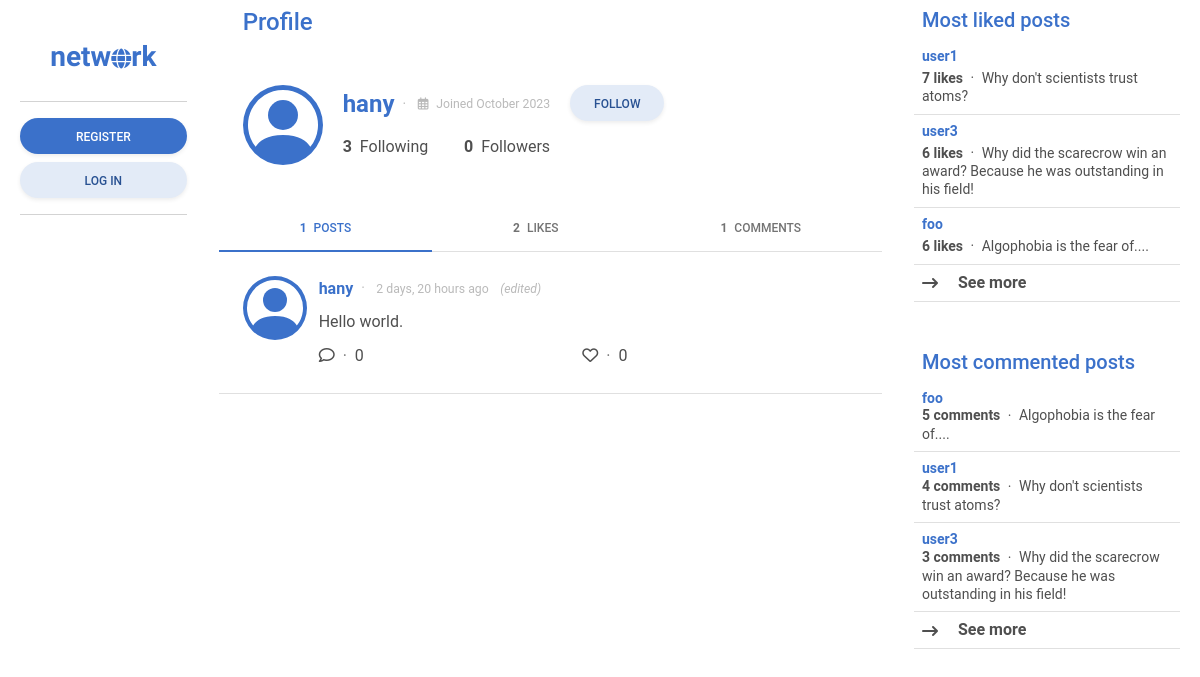
/profile/hany, run on the app's committed database.
### network/models.py (models this page shows, shortened)
class User(AbstractUser):
    pass
    date_joined = models.DateTimeField(auto_now_add=True)
    following = models.ManyToManyField("self", blank=True, related_name="followers", symmetrical=False)
    def most_followed_users():
        users = User.objects.annotate(follower_count=Count('followers'))
        return users.order_by('-follower_count')

class Post(models.Model):
    content = models.CharField(max_length=255)
    poster = models.ForeignKey(User, on_delete=models.CASCADE, related_name="posts")
    likers = models.ManyToManyField(User, blank=True, related_name="likes")
    date_posted = models.DateTimeField(auto_now_add=True)
    edited = models.BooleanField(default=False)
    def most_liked_posts():
        posts = Post.objects.annotate(likes_count=Count('likers'))
        return posts.order_by('-likes_count')
    def most_commented_posts():
        posts = Post.objects.annotate(comment_count=Count('comments'))
        return posts.order_by('-comment_count')
    class Meta:
        ordering = ["-date_posted"]

### network/views.py (the view)
# urls.py: path("profile/<str:user>", views.profile, name="profile"),
def profile(request, user):
    most_followed_users = User.most_followed_users()
    most_liked_posts = Post.most_liked_posts()
    most_commented_posts = Post.most_commented_posts()
    profile = User.objects.get(username=user)
    profile_posts = Post.objects.filter(poster=profile)
    profile_likes = Post.objects.filter(likers=profile)
    profile_comments = Comment.objects.filter(commenter=profile)
    if request.user.is_authenticated and profile in request.user.following.all():
        is_followed = True
    else:
        is_followed = False
    return render(request, "network/profile.html", {
        "most_followed_users": most_followed_users,
        "most_liked_posts": most_liked_posts,
        "most_commented_posts": most_commented_posts,
        "profile": profile,
        "posts": profile_posts,
        "liked_posts": profile_likes,
        "comments": profile_comments,
        "is_followed": is_followed
    })

### network/templates/network/profile.html (shortened to what this page needs)
{% extends "network/layout.html" %}
{% block sidebar_left %}
    {% include "network/sidebar_left.html" %}
{% endblock %}
{% block main %}
    <div>
    {% include "network/profile_info.html" with profile=profile headline="Profile" %}
    </div>
    <div class="sticky-top">
        <ul class="nav nav-tabs nav-fill border-bottom" id="ex1" role="tablist">
            <li class="nav-item transparan" role="presentation">
                <a class="nav-link active" id="posts_tab" data-mdb-toggle="tab" href="#all_posts" role="tab"
                    aria-controls="ex2-tabs-1" aria-selected="true">
                    <span class="me-1 fw-bold">
                        {% if profile.posts.count %}
                        {{ profile.posts.count }}
                        {% else %}
                        0
                        {% endif %}
                    </span>
                    Posts
                </a>
            </li>
            <li class="nav-item transparan" role="presentation">
                <a class="nav-link" id="likes_tab" data-mdb-toggle="tab" href="#all_likes" role="tab"
                    aria-controls="ex2-tabs-2" aria-selected="false">
                    <span class="me-1 fw-bold">
                        {% if profile.likes.count %}
                        {{ profile.likes.count }}
                        {% else %}
                        0
                        {% endif %}
                    </span>
                    Likes
                </a>
            </li>
            <li class="nav-item transparan" role="presentation">
                <a class="nav-link" id="comments_tab" data-mdb-toggle="tab" href="#all_comments" role="tab" aria-controls="ex2-tabs-2"
                    aria-selected="false">
                    <span class="me-1 fw-bold">
                        {% if profile.commenter.count %}
                        {{ profile.commenter.count }}
                        {% else %}
                        0
                        {% endif %}
                    </span>
                    Comments
                </a>
            </li>
        </ul>
    </div>
    <div class="tab-content" id="ex2-content">
        <div class="tab-pane fade show active mb-4" id="all_posts" role="tabpanel" aria-labelledby="posts_tab">
            {% include "network/posts.html" with posts=posts %}
        </div>
    </div>
{% endblock %}
{% block sidebar_right %}
    {% include "network/sidebar_right.html" %}
{% endblock %}

### network/templates/network/profile_info.html (shortened to what this page needs)
{% if headline %}
<div class="h4 mb-0 pb-4 pt-2 px-4 sticky-top transparan text-primary">
    {{ headline }}
</div>
{% endif %}
<div class="container">
    <div class="row p-4">
        <a href="{% url 'profile' user=profile.username %}" class="col-auto p-0 mb-3">
        </a>
        <div class="col-auto align-self-center mb-3">
            <div class="px-2 d-flex justify-content-between align-items-center mb-3">
                <div class="d-flex justify-content-start">
                    <a href="{% url 'profile' user=profile.username %}" class="h4 m-0 fw-bold text-decoration-none align-middle">
                        {{ profile.username }}
                    </a>
                    <span class="small text-muted opacity-50 align-self-center">
                        <span class="align-middle mx-2">&#183;</span>
                        <span class="align-middle small"><i class="fa-regular fa-calendar-days me-2"></i>Joined {{profile.date_joined.date|date:"F Y"}}</span>
                    </span>
                </div>
            </div>
            <div class="px-2 d-flex justify-content-between align-items-center">
                <div role="button" data-mdb-toggle="modal" data-mdb-target="#following_{{ profile.id }}">
                    <span class="fw-bold me-2">{{ profile.following.count }}</span>Following
                </div>
                <div role="button" data-mdb-toggle="modal" data-mdb-target="#followers_{{ profile.id }}">
                    <span class="fw-bold me-2">{{ profile.followers.count }}</span>Followers
                </div>
            </div>
        </div>
        <div class="col-auto p-0 align-self-top mb-3">
            <div>
                {% if not user.is_authenticated %}
                <button class="btn btn-secondary btn-rounded shadow-sm" role="button" data-mdb-toggle="modal"
                    data-mdb-target="#follow">
                    Follow
                </button>
                {% endif %}
            </div>
        </div>
    </div>
</div>

### network/templates/network/posts.html (shortened to what this page needs)
{% load humanize %}
{% if not posts %}
<div class="container p-0">
    <h5 class="text-center p-3">
        No posts yet.
    </h5>
</div>
{% else %}
{% for post in posts %}
<div class="container border-bottom post" id="post_id_{{ post.id }}">
    <div class="row p-4">
        <div class="col-auto p-0">
            <a href="{% url 'profile' user=post.poster.username %}">
            </a>
        </div>
        <div class="col align-self-center">
            <a class="row" href="{% url 'post' id=post.id %}">
                <div class="d-flex justify-content-start">
                    <div class="text-primary fw-bold text-decoration-none align-middle">
                        {{ post.poster.username }}
                    </div>
                    <div class="small text-muted opacity-50 align-self-center">
                        <span class="mx-2 align-self-center">&#183;</span>
                        <span class="small align-self-center">{{ post.date_posted|naturaltime }}</span>
                        <span class="ms-2 small align-self-center fst-italic" id="editedStatus_{{ post.id }}">
                            {% if post.edited %}
                            (edited)
                            {% endif %}
                        </span>
                    </div>
                </div>
                <div class="my-2 text-body" id="og_{{post.id}}">{{ post.content }}</div>
            </a>
            <div class="row">
                <div class="row">
                    <div class="col">
                        <div role="button" data-mdb-toggle="modal" data-mdb-target="#comment_list_modal_{{ post.id }}">
                            <i class="fa-regular fa-comment"></i>
                            <span class="mx-1 text-muted">&#183;</span>
                            {% if post.comments.count %}
                            {{ post.comments.count }}
                            {% else %}
                            0
                            {% endif %}
                        </div>
                    </div>
                    <div class="col">
                        <span id="likes_button_{{ post.id }}" role="button" onclick="likePost({{ post.id }})">
                            <i
                            {% if user.is_authenticated %}
                                {% if user in post.likers.all %}
                                class="fa-solid fa-heart text-danger"
                                {% endif %}
                                class="fa-regular fa-heart"
                            {% else %}
                            class="fa-regular fa-heart" role="button" data-mdb-toggle="modal" data-mdb-target="#like_post_{{ post.id }}"
                            {% endif %}>
                            </i>
                        </span>
                        <span class="mx-1 text-muted">&#183;</span>
                        <span role="button" data-mdb-toggle="modal" data-mdb-target="#likers_list_modal_{{ post.id }}" id="likes_number_{{ post.id }}">
                            {% if post.likers.count %}
                            {{ post.likers.count }}
                            {% else %}
                            0
                            {% endif %}
                        </span>
                    </div>
                </div>
            </div>
        </div>
    </div>
</div>
{% endfor %}
{% endif %}

### network/templates/network/sidebar_right.html (shortened to what this page needs)
<div class="mb-5 lh-sm">
    <div class="h5 px-2 text-primary sticky-top transparan">Most liked posts</div>
    <div class="list-group list-group-light list-group-small">
        {% for post in most_liked_posts|slice:":3" %}
        <div class="post p-2 border-bottom small">
            <a href="{% url 'post' id=post.id %}" class="text-body text-decoration-none align-middle">
                <div class="text-primary fw-bold mb-1">{{ post.poster.username }}</div>
                <span class="fw-bold">{{ post.likers.count }} likes</span>
                <span class="mx-1 align-middle">&#183;</span>
                <span>{{post.content}}</span>
            </a>
        </div>
        {% endfor %}
        <div class="fw-bold post p-2 border-bottom" role="button" data-mdb-toggle="modal" data-mdb-target="#most_liked_posts">
            <i class="align-middle me-3 fa-solid fa-arrow-right-long"></i>
            See more
        </div>
    </div>
</div>
<div class="lh-sm">
    <div class="h5 px-2 text-primary">Most commented posts</div>
    <div class="list-group list-group-light list-group-small">
        {% for post in most_commented_posts|slice:":3" %}
        <div class="post p-2 border-bottom small">
            <a href="{% url 'post' id=post.id %}" class="text-body text-decoration-none align-middle">
                <div class="text-primary fw-bold">{{ post.poster.username }}</div>
                <span class="fw-bold">{{ post.comments.count }} comments</span>
                <span class="mx-1 align-middle">&#183;</span>
                {{ post.content }}
            </a>
        </div>
        {% endfor %}
        <div class="fw-bold post p-2 border-bottom" role="button" data-mdb-toggle="modal" data-mdb-target="#most_commented_posts">
            <i class="align-middle me-3 fa-solid fa-arrow-right-long"></i>
            See more
        </div>
    </div>
</div>

### network/static/network/styles.css (style rules this page uses)
.transparan { background: rgba(255, 255, 255, 0.75); backdrop-filter: blur(2px); }

### data on the page
User: username "hany", date_joined "October 2023", following.count "3", followers.count "0", posts.count "1", likes.count "2", commenter.count "1"
Post: poster.username "hany", date_posted "2 days, 20 hours ago", edited "(edited)", content "Hello world."
Post: poster.username "user1", likers.count "7", content "Why don't scientists trust atoms?", comments.count "4"
Post: poster.username "user3", likers.count "6", content "Why did the scarecrow win an award? Because he was outstanding in his field!", comments.count "3"
Post: poster.username "foo", likers.count "6", content "Algophobia is the fear of....", comments.count "5"

### other printed values
{{ headline }} "Profile"
